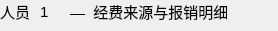
  <widget class="QWidget" name="widget_12" native="true">
   <property name="geometry">
    <rect>
     <x>10</x>
     <y>190</y>
     <width>278</width>
     <height>31</height>
    </rect>
   </property>
   <widget class="QLabel" name="label_4">
    <property name="geometry">
     <rect>
      <x>0</x>
      <y>0</y>
      <width>30</width>
      <height>23</height>
     </rect>
    </property>
    <property name="font">
     <font>
      <pointsize>11</pointsize>
     </font>
    </property>
    <property name="text">
     <string>人员</string>
    </property>
   </widget>
   <widget class="QLabel" name="indexLab2">
    <property name="geometry">
     <rect>
      <x>40</x>
      <y>0</y>
      <width>21</width>
      <height>23</height>
     </rect>
    </property>
    <property name="minimumSize">
     <size>
      <width>0</width>
      <height>23</height>
     </size>
    </property>
    <property name="maximumSize">
     <size>
      <width>16777215</width>
      <height>23</height>
     </size>
    </property>
    <property name="font">
     <font>
      <pointsize>11</pointsize>
     </font>
    </property>
    <property name="text">
     <string>1</string>
    </property>
   </widget>
   <widget class="QLabel" name="label_6">
    <property name="geometry">
     <rect>
      <x>70</x>
      <y>0</y>
      <width>157</width>
      <height>23</height>
     </rect>
    </property>
    <property name="font">
     <font>
      <pointsize>11</pointsize>
     </font>
    </property>
    <property name="text">
     <string>—  经费来源与报销明细</string>
    </property>
   </widget>
  </widget>
